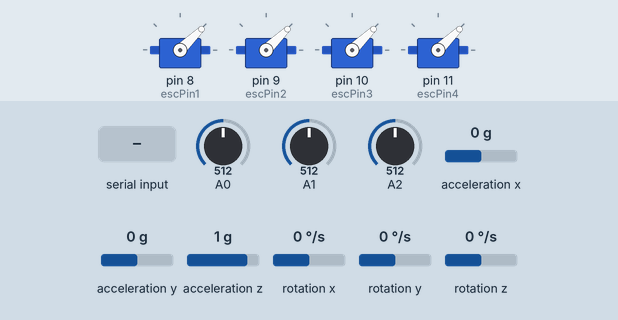
A sketch run on a simulated Arduino Uno, built with avr-gcc and run on an emulated ATmega328P. On the bench: 4 × servo. Wiring (inferred from the names in the program): MPU-6050 motion sensor at I2C address 0x68. Inputs (shaded band) come from the test bench; at power-on: acceleration y 0 g, acceleration z 1 g, A0 = 512, A1 = 512, A2 = 512, acceleration x 0 g, rotation x 0 °/s, rotation y 0 °/s, rotation z 0 °/s. What the sketch prints to the serial monitor is not drawn.

Above: at 0.9 s.
1.0 s: "R" received over Serial
At 2.9 s:
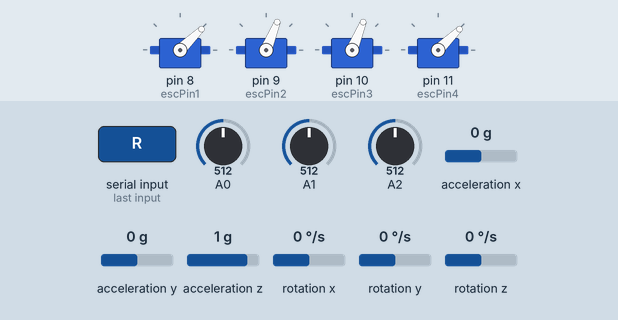
3.2 s: acceleration y set to -1.4 g
At 4.5 s:
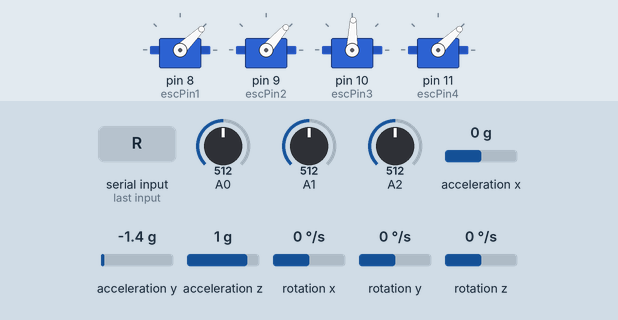
4.8 s: acceleration y set to 0.1 g
At 7.6 s:
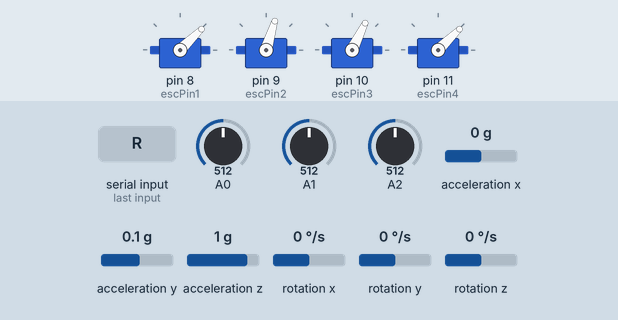
7.8 s: acceleration z set to -1.4 g
At 8.3 s:
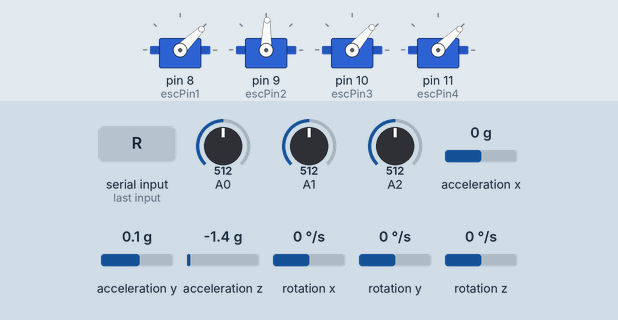
9.3 s: acceleration z set to 0.8 g
At 10.27 s:
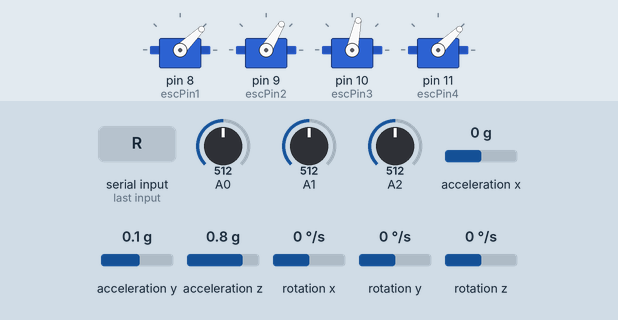
12.3 s: acceleration y set to -0.8 g
At 13.8 s:
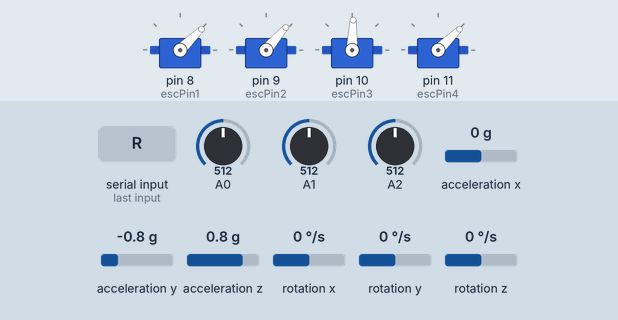
Timing chart, 0 to 15.0 s (numbered marks = the images above; inputs shaded):
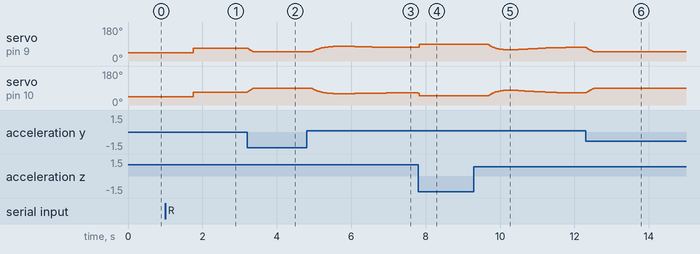

Measured:
- after the input at 1.0 s, servo on pin 9 (escPin2), servo on pin 10 (escPin3): 44° → 68° after 0.75 s
- after the input at 3.2 s, servo on pin 9 (escPin2): 68° → 49° at once; servo on pin 10 (escPin3): 68° → 88° at once
- after the input at 4.8 s, servo on pin 9 (escPin2): rises from 49° to 77° in 0.57 s, then falls to 73° in 1.4 s
- after the input at 7.8 s, servo on pin 10 (escPin3): 64° → 49° at once
- after the input at 9.3 s, servo on pin 10 (escPin3): rises from 49° to 78° in 0.48 s, then falls to 64° in 2.0 s
- after the input at 12.3 s, servo on pin 9 (escPin2): moves from 73° to 49° over 0.22 s, starting at once; servo on pin 10 (escPin3): moves from 64° to 88° over 0.20 s, starting at once

The sketch:

Quadcopter.ino
```cpp
#include <Servo.h>
//Create the 4 esc objects
Servo esc1;
Servo esc2;
Servo esc3;
Servo esc4;
double initial_x=0;
double initial_y=0;
//Esc pins

int escPin1 = 8;
int escPin2 = 9;
int escPin3 = 10;
int escPin4 = 11;
int pid_Output_x;
int pid_Output_y;
float k_p=7;
float k_d=.3;
float filter_gain=0;
int a=0;

int minPulseRate        = 1000;
int maxPulseRate        = 2000;
void write_throttle(int esc1_throttle,int esc2_throttle,int esc3_throttle,int esc4_throttle);
/////////////////////////////////////////////////////////////////////////////////////////////
#include <Wire.h>
#include "Kalman.h" // Source: https://github.com/TKJElectronics/KalmanFilter

#define RESTRICT_PITCH // Comment out to restrict roll to ±90deg instead - please read: http://www.freescale.com/files/sensors/doc/app_note/AN3461.pdf

Kalman kalmanX; // Create the Kalman instances
Kalman kalmanY;

/* IMU Data */
double accX, accY, accZ;
double gyroX, gyroY, gyroZ;
int16_t tempRaw;

double gyroXangle, gyroYangle; // Angle calculate using the gyro only
double compAngleX, compAngleY; // Calculated angle using a complementary filter
double kalAngleX, kalAngleY; // Calculated angle using a Kalman filter

uint32_t timer;
uint8_t i2cData[14]; // Buffer for I2C data

// TODO: Make calibration routine
/////////////(pid)///////////////////////////////////////////////////////////////////////////////////
#include <PID_v1.h>
double xSetpoint, xInput, xOutput;
double ySetpoint, yInput, yOutput;

PID xPID(&xInput, &xOutput, &xSetpoint,1.25,0.74,0.24, DIRECT);
PID yPID(&yInput, &yOutput, &ySetpoint,1.25,0.74,0.24, DIRECT);
//1.15,0.68,.24
/////////////////////(analog)////////////////////////////////////////////////////////////////////
float PValue,IValue,DValue;
////////////////////////////////////////////////////////////////////////////////////////////////
void setup() {
  //Init escs
  esc1.attach(escPin1);
  esc2.attach(escPin2);
  esc3.attach(escPin3);
  esc4.attach(escPin4);
  write_throttle(minPulseRate ,minPulseRate ,minPulseRate ,minPulseRate);

  Serial.begin(57600);
  Serial.println("to Run the program enter R");
  Serial.println("to calibrate escs enter C");
  while(Serial.available()<1);

 if (Serial.read()=='C'){calibrate_escs();}
 if (Serial.read()=='R'){}
//////////////(PID)////////////////////////////////////////////////////////////////////////
  xSetpoint = 0;

  //tell the PID to range between 0 and the full window size
  xPID.SetOutputLimits(-250,250);
  //turn the PID on
  xPID.SetMode(AUTOMATIC);
//////////////////(MPU6050)////////////////////////////////////////////////////////////////////
 Wire.begin();
  TWBR = ((F_CPU / 400000L) - 16) / 2; // Set I2C frequency to 400kHz

  i2cData[0] = 7; // Set the sample rate to 1000Hz - 8kHz/(7+1) = 1000Hz
  i2cData[1] = 0x00; // Disable FSYNC and set 260 Hz Acc filtering, 256 Hz Gyro filtering, 8 KHz sampling
  i2cData[2] = 0x00; // Set Gyro Full Scale Range to ±250deg/s
  i2cData[3] = 0x00; // Set Accelerometer Full Scale Range to ±2g
  while (i2cWrite(0x19, i2cData, 4, false)); // Write to all four registers at once
  while (i2cWrite(0x6B, 0x01, true)); // PLL with X axis gyroscope reference and disable sleep mode
  while (i2cRead(0x75, i2cData, 1));
  if (i2cData[0] != 0x68) { // Read "WHO_AM_I" register
  Serial.print(F("Error reading sensor"));
    while (1);
  }
  delay(100); // Wait for sensor to stabilize

  /* Set kalman and gyro starting angle */
  while (i2cRead(0x3B, i2cData, 6));
  accX = (i2cData[0] << 8) | i2cData[1];
  accY = (i2cData[2] << 8) | i2cData[3];
  accZ = (i2cData[4] << 8) | i2cData[5];

  // Source: http://www.freescale.com/files/sensors/doc/app_note/AN3461.pdf eq. 25 and eq. 26
  // atan2 outputs the value of -π to π (radians) - see http://en.wikipedia.org/wiki/Atan2
  // It is then converted from radians to degrees
#ifdef RESTRICT_PITCH // Eq. 25 and 26
  double roll  = atan2(accY, accZ) * RAD_TO_DEG;
  double pitch = atan(-accX / sqrt(accY * accY + accZ * accZ)) * RAD_TO_DEG;
#else // Eq. 28 and 29
  double roll  = atan(accY / sqrt(accX * accX + accZ * accZ)) * RAD_TO_DEG;
  double pitch = atan2(-accX, accZ) * RAD_TO_DEG;
#endif

  kalmanX.setAngle(roll); // Set starting angle
  kalmanY.setAngle(pitch);
  gyroXangle = roll;
  gyroYangle = pitch;
  compAngleX = roll;
  compAngleY = pitch;

  timer = micros();

//////////////////////////////////////////////////////////////////////////////////////////////

}

void loop() {
  for(a=a;a<10000;a++)
  {
  if (abs(accX-initial_x)>2000)
    filter_gain=1;
  else
    filter_gain=0.1;

     if (abs(accX-initial_y)>2000)
    filter_gain=1;
  else
    filter_gain=0.1;

 initial_x=initial_x+filter_gain*(accX-initial_x);
 initial_y=initial_y+filter_gain*(accY-initial_y);
  }
  if (abs(gyroX-initial_x)>1000)
    filter_gain=1;
  else
    filter_gain=0.1;

     if (abs(gyroX-initial_y)>1000)
    filter_gain=1;
  else
    filter_gain=0.1;

  initial_x=initial_x+filter_gain*(gyroX-initial_x);

 initial_y=initial_y+filter_gain*(accY-initial_y);
 analog ();
 mpu6050_readData();
  xInput =kalAngleX ;
  //if (kalAngleX<2 & kalAngleX>-2){
   xSetpoint =10 ;
   //else{Setpoint =0;}
   pid_Output_x= k_p*kalAngleX + k_d*initial_x/10;
   pid_Output_y= k_p*kalAngleY + k_d*initial_y/10;
  xPID.Compute();
    //xPID =
  if (pid_Output_x >= 200)
  {
pid_Output_x=200;
  }
  if (pid_Output_x <= -200)
  {
pid_Output_x=-200;

  }

    if (pid_Output_y >= 200)
  {
pid_Output_y=200;
  }
  if (pid_Output_y <= -200)
  {
pid_Output_y=-200;

  }

  write_throttle(1000 ,1250+pid_Output_x ,1250-pid_Output_x,1000);
  Serial.print("  pid_Output_x =  ");
  Serial.print(pid_Output_x);

  Serial.print("\r\n");
}

void arm_escs(){}

void calibrate_escs(){
    //Serial.println("Now to calibrate the ESC do th followinng instructions/r/n");
    Serial.println("Turn off escs power source press any key.");
    while(Serial.available()<1){}
    Serial.read();
    write_throttle(maxPulseRate ,maxPulseRate ,maxPulseRate ,maxPulseRate);
    Serial.println("Turn on power source, then wait 2 seconds and press any key.");
    while(Serial.available()<1){}
    Serial.read();
    write_throttle(minPulseRate ,minPulseRate ,minPulseRate ,minPulseRate);
    Serial.println("calibrated");
  //write_throttle(1000 ,1000 ,1000,1000);
   delay(2000);
}

//Change velocity of the 4 escs at the same time
  void write_throttle(int esc1_throttle,int esc2_throttle,int esc3_throttle,int esc4_throttle) {
  esc1.writeMicroseconds(esc1_throttle);
  esc2.writeMicroseconds(esc2_throttle);
  esc3.writeMicroseconds(esc3_throttle);
  esc4.writeMicroseconds(esc4_throttle);
}

void mpu6050_readData(){

   /* Update all the values */
  while (i2cRead(0x3B, i2cData, 14));
  accX = ((i2cData[0] << 8) | i2cData[1]);
  accY = ((i2cData[2] << 8) | i2cData[3]);
  accZ = ((i2cData[4] << 8) | i2cData[5]);
  tempRaw = (i2cData[6] << 8) | i2cData[7];
  gyroX = (i2cData[8] << 8) | i2cData[9];
  gyroY = (i2cData[10] << 8) | i2cData[11];
  gyroZ = (i2cData[12] << 8) | i2cData[13];

  double dt = (double)(micros() - timer) / 1000000; // Calculate delta time
  timer = micros();

  // Source: http://www.freescale.com/files/sensors/doc/app_note/AN3461.pdf eq. 25 and eq. 26
  // atan2 outputs the value of -π to π (radians) - see http://en.wikipedia.org/wiki/Atan2
  // It is then converted from radians to degrees
#ifdef RESTRICT_PITCH // Eq. 25 and 26
  double roll  = atan2(accY, accZ) * RAD_TO_DEG;
  double pitch = atan(-accX / sqrt(accY * accY + accZ * accZ)) * RAD_TO_DEG;
#else // Eq. 28 and 29
  double roll  = atan(accY / sqrt(accX * accX + accZ * accZ)) * RAD_TO_DEG;
  double pitch = atan2(-accX, accZ) * RAD_TO_DEG;
#endif

  double gyroXrate = gyroX / 131.0; // Convert to deg/s
  double gyroYrate = gyroY / 131.0; // Convert to deg/s

#ifdef RESTRICT_PITCH
  // This fixes the transition problem when the accelerometer angle jumps between -180 and 180 degrees
  if ((roll < -90 && kalAngleX > 90) || (roll > 90 && kalAngleX < -90)) {
    kalmanX.setAngle(roll);
    compAngleX = roll;
    kalAngleX = roll;
    gyroXangle = roll;
  } else
    kalAngleX = kalmanX.getAngle(roll, gyroXrate, dt); // Calculate the angle using a Kalman filter

  if (abs(kalAngleX) > 90)
    gyroYrate = -gyroYrate; // Invert rate, so it fits the restriced accelerometer reading
    kalAngleY = kalmanY.getAngle(pitch, gyroYrate, dt);
#else
  // This fixes the transition problem when the accelerometer angle jumps between -180 and 180 degrees
  if ((pitch < -90 && kalAngleY > 90) || (pitch > 90 && kalAngleY < -90)) {
    kalmanY.setAngle(pitch);
    compAngleY = pitch;
    kalAngleY = pitch;
    gyroYangle = pitch;
  } else
    kalAngleY = kalmanY.getAngle(pitch, gyroYrate, dt); // Calculate the angle using a Kalman filter

  if (abs(kalAngleY) > 90)
    gyroXrate = -gyroXrate; // Invert rate, so it fits the restriced accelerometer reading
  kalAngleX = kalmanX.getAngle(roll, gyroXrate, dt); // Calculate the angle using a Kalman filter
#endif

  gyroXangle += gyroXrate * dt; // Calculate gyro angle without any filter
  gyroYangle += gyroYrate * dt;
  //gyroXangle += kalmanX.getRate() * dt; // Calculate gyro angle using the unbiased rate
  //gyroYangle += kalmanY.getRate() * dt;

  compAngleX = 0.93 * (compAngleX + gyroXrate * dt) + 0.07 * roll; // Calculate the angle using a Complimentary filter
  compAngleY = 0.93 * (compAngleY + gyroYrate * dt) + 0.07 * pitch;

  // Reset the gyro angle when it has drifted too much
  if (gyroXangle < -180 || gyroXangle > 180)
    gyroXangle = kalAngleX;
  if (gyroYangle < -180 || gyroYangle > 180)
    gyroYangle = kalAngleY;

 // Serial.print("kalAngleX");Serial.print(kalAngleX); Serial.print("\t");

 // Serial.print("\t");

 // Serial.print("kalAngley");Serial.print(kalAngleY); Serial.print("\t");
}
void analog (){
  PValue = analogRead(A2);
  PValue /= 100;
  IValue = analogRead(A1);
  IValue /=  100;
  DValue = analogRead(A0);
  DValue /= 100;
  xPID.SetTunings(PValue, IValue, DValue);
 // Serial.print("P="),Serial.print(PValue); Serial.print("\t");

  ///Serial.print("\t");

  //Serial.print("I="),Serial.print(IValue); Serial.print("\t");

 // Serial.print("\t");

 // Serial.print("D="),Serial.print(DValue); Serial.print("\t");

  }
```

I2C.ino
```cpp
// (licence header left out)
const uint8_t IMUAddress = 0x68; // AD0 is logic low on the PCB
const uint16_t I2C_TIMEOUT = 1000; // Used to check for errors in I2C communication

uint8_t i2cWrite(uint8_t registerAddress, uint8_t data, bool sendStop) {
  return i2cWrite(registerAddress, &data, 1, sendStop); // Returns 0 on success
}

uint8_t i2cWrite(uint8_t registerAddress, uint8_t *data, uint8_t length, bool sendStop) {
  Wire.beginTransmission(IMUAddress);
  Wire.write(registerAddress);
  Wire.write(data, length);
  uint8_t rcode = Wire.endTransmission(sendStop); // Returns 0 on success
  if (rcode) {
    Serial.print(F("i2cWrite failed: "));
    Serial.println(rcode);
  }
  return rcode; // See: http://arduino.cc/en/Reference/WireEndTransmission
}

uint8_t i2cRead(uint8_t registerAddress, uint8_t *data, uint8_t nbytes) {
  uint32_t timeOutTimer;
  Wire.beginTransmission(IMUAddress);
  Wire.write(registerAddress);
  uint8_t rcode = Wire.endTransmission(false); // Don't release the bus
  if (rcode) {
    Serial.print(F("i2cRead failed: "));
    Serial.println(rcode);
    return rcode; // See: http://arduino.cc/en/Reference/WireEndTransmission
  }
  Wire.requestFrom(IMUAddress, nbytes, (uint8_t)true); // Send a repeated start and then release the bus after reading
  for (uint8_t i = 0; i < nbytes; i++) {
    if (Wire.available())
      data[i] = Wire.read();
    else {
      timeOutTimer = micros();
      while (((micros() - timeOutTimer) < I2C_TIMEOUT) && !Wire.available());
      if (Wire.available())
        data[i] = Wire.read();
      else {
        Serial.println(F("i2cRead timeout"));
        return 5; // This error value is not already taken by endTransmission
      }
    }
  }
  return 0; // Success
}
```

Kalman.h
```cpp
// (licence header left out)
#ifndef _Kalman_h
#define _Kalman_h

class Kalman {
public:
    Kalman() {
        /* We will set the variables like so, these can also be tuned by the user */
        Q_angle = 0.001;
        Q_bias = 0.003;
        R_measure = 0.03;

        angle = 0; // Reset the angle
        bias = 0; // Reset bias

        P[0][0] = 0; // Since we assume that the bias is 0 and we know the starting angle (use setAngle), the error covariance matrix is set like so - see: http://en.wikipedia.org/wiki/Kalman_filter#Example_application.2C_technical
        P[0][1] = 0;
        P[1][0] = 0;
        P[1][1] = 0;
    };
    // The angle should be in degrees and the rate should be in degrees per second and the delta time in seconds
    double getAngle(double newAngle, double newRate, double dt) {
        // KasBot V2  -  Kalman filter module - http://www.x-firm.com/?page_id=145
        // Modified by Kristian Lauszus
        // See my blog post for more information: http://blog.tkjelectronics.dk/2012/09/a-practical-approach-to-kalman-filter-and-how-to-implement-it

        // Discrete Kalman filter time update equations - Time Update ("Predict")
        // Update xhat - Project the state ahead
        /* Step 1 */
        rate = newRate - bias;
        angle += dt * rate;

        // Update estimation error covariance - Project the error covariance ahead
        /* Step 2 */
        P[0][0] += dt * (dt*P[1][1] - P[0][1] - P[1][0] + Q_angle);
        P[0][1] -= dt * P[1][1];
        P[1][0] -= dt * P[1][1];
        P[1][1] += Q_bias * dt;

        // Discrete Kalman filter measurement update equations - Measurement Update ("Correct")
        // Calculate Kalman gain - Compute the Kalman gain
        /* Step 4 */
        S = P[0][0] + R_measure;
        /* Step 5 */
        K[0] = P[0][0] / S;
        K[1] = P[1][0] / S;

        // Calculate angle and bias - Update estimate with measurement zk (newAngle)
        /* Step 3 */
        y = newAngle - angle;
        /* Step 6 */
        angle += K[0] * y;
        bias += K[1] * y;

        // Calculate estimation error covariance - Update the error covariance
        /* Step 7 */
        P[0][0] -= K[0] * P[0][0];
        P[0][1] -= K[0] * P[0][1];
        P[1][0] -= K[1] * P[0][0];
        P[1][1] -= K[1] * P[0][1];

        return angle;
    };
    void setAngle(double newAngle) { angle = newAngle; }; // Used to set angle, this should be set as the starting angle
    double getRate() { return rate; }; // Return the unbiased rate

    /* These are used to tune the Kalman filter */
    void setQangle(double newQ_angle) { Q_angle = newQ_angle; };
    void setQbias(double newQ_bias) { Q_bias = newQ_bias; };
    void setRmeasure(double newR_measure) { R_measure = newR_measure; };

    double getQangle() { return Q_angle; };
    double getQbias() { return Q_bias; };
    double getRmeasure() { return R_measure; };

private:
    /* Kalman filter variables */
    double Q_angle; // Process noise variance for the accelerometer
    double Q_bias; // Process noise variance for the gyro bias
    double R_measure; // Measurement noise variance - this is actually the variance of the measurement noise

    double angle; // The angle calculated by the Kalman filter - part of the 2x1 state vector
    double bias; // The gyro bias calculated by the Kalman filter - part of the 2x1 state vector
    double rate; // Unbiased rate calculated from the rate and the calculated bias - you have to call getAngle to update the rate

    double P[2][2]; // Error covariance matrix - This is a 2x2 matrix
    double K[2]; // Kalman gain - This is a 2x1 vector
    double y; // Angle difference
    double S; // Estimate error
};

#endif
```
